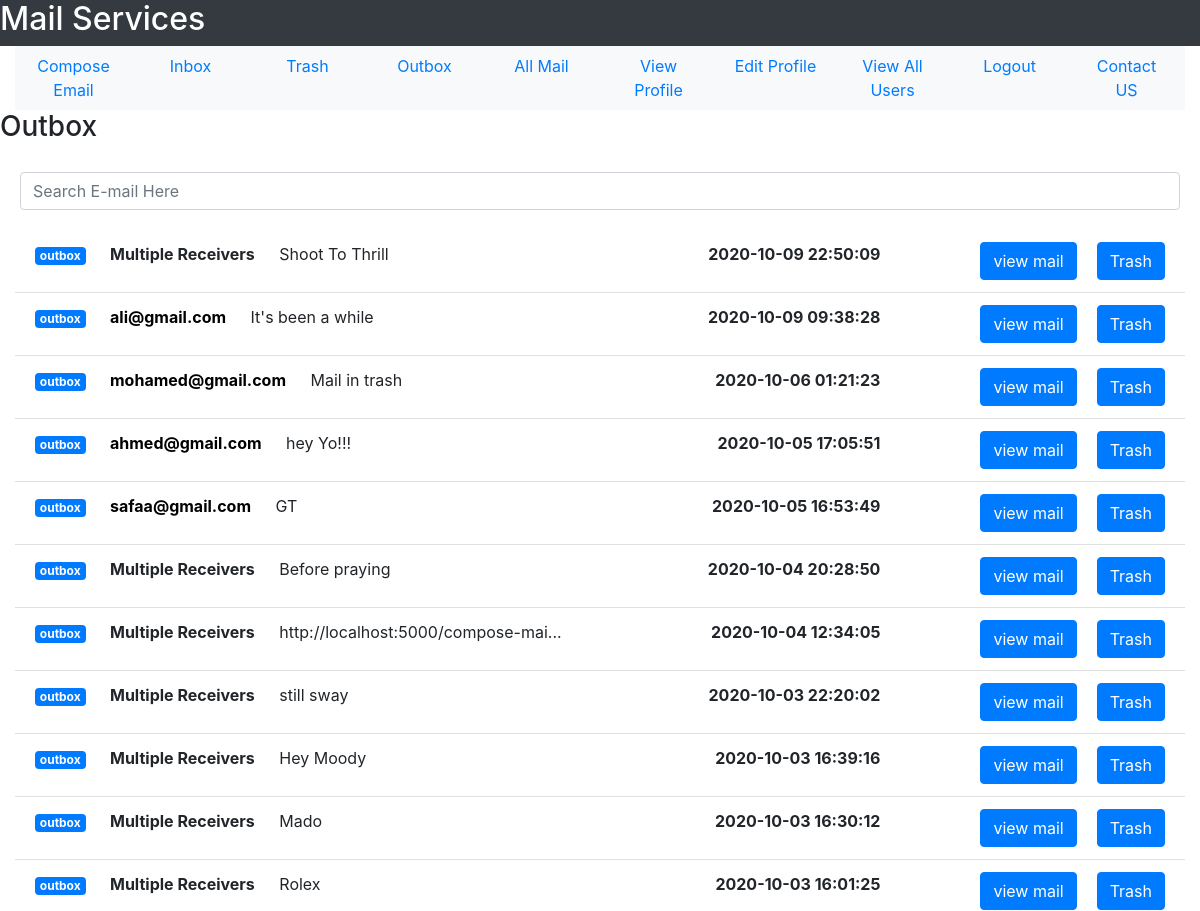
The page /outbox (signed in, upper part) on the database as committed earlier.
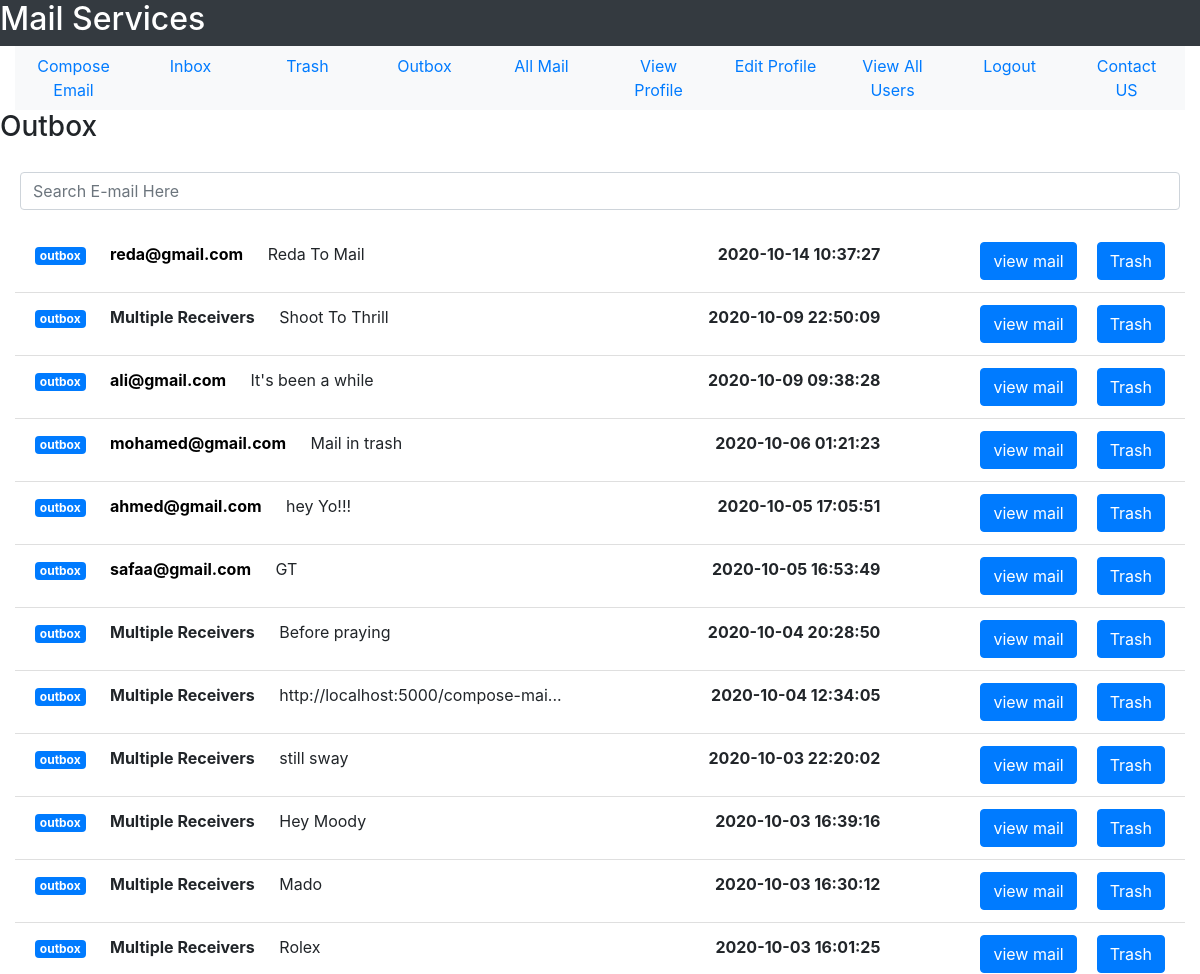
The same page on the database as committed later.
### tables this page shows
CREATE TABLE user(user_id INTEGER PRIMARY KEY, user_name TEXT NOT NULL, user_email TEXT NOT NULL, user_password TEXT  NOT NULL, user_gender TEXT NOT NULL, user_date_of_birth TEXT NOT NULL, user_city TEXT NOT NULL, user_country TEXT NOT NULL, user_contact INTEGER, user_account_creation_date TEXT NOT NULL, user_active INTEGER DEFAULT 0 CHECK(user_active == 1 OR user_active == 0), UNIQUE(user_email));

CREATE TABLE mail(mail_id INTEGER PRIMARY KEY, sender_id INTEGER NOT NULL, receiver_id INTEGER NOT NULL, mail_subject TEXT, mail_body TEXT,  mail_date TEXT NOT NULL,mail_seen INTEGER DEFAULT 0 CHECK(mail_seen == 0 OR mail_seen == 1), sender_trashed INTEGER DEFAULT 0 CHECK(sender_trashed == 0 OR sender_trashed == 1), receiver_trashed INTEGER DEFAULT 0 CHECK(receiver_trashed == 0 OR receiver_trashed == 1), multiple_receivers INTEGER DEFAULT 0 CHECK(multiple_receivers == 0 OR multiple_receivers == 1), FOREIGN KEY(sender_id, receiver_id) REFERENCES user(user_id, user_id));

### User/User_Mail/user_mail.py (the view)
@user_mail_bp.route("/outbox")
def see_outbox():
    outbox = return_outbox(get_user_id(session["email"]))
    return render_template("User_Mail/outbox.html", outbox_mails = outbox)

### User/User_Mail/user_mail.py (called while the page is built)
def get_user_id(user_email):
    sqlite_connection = sqlite3.connect('MAIL_DB.db')
    select_user_query = """SELECT user_id FROM user WHERE user_email = ?;"""
    select_user_query_data = (user_email,)
    user_record = sqlite_connection.execute(select_user_query, select_user_query_data)
    user_id = 0
    for data in user_record:
        user_id = data[0]
    sqlite_connection.close()
    return user_id

def get_user_email(user_id):
    sqlite_connection = sqlite3.connect('MAIL_DB.db')
    select_user_query = """SELECT user_email FROM user WHERE user_id = ?;"""
    select_user_query_data = (user_id,)
    user_record = sqlite_connection.execute(select_user_query, select_user_query_data)
    user_email = ""
    for data in user_record:
        user_email = data[0]
    sqlite_connection.close()
    return user_email

def remove_milli_seconds(full_date):
    date = datetime.strptime(full_date, '%Y-%m-%d %H:%M:%S.%f')
    return date.strftime('%Y-%m-%d %H:%M:%S')

### User/User_Mail/templates/User_Mail/outbox.html (shortened to what this page needs)
<!DOCTYPE html>
<html lang = "en">
    <head>
        <link rel="stylesheet" href="https://maxcdn.bootstrapcdn.com/bootstrap/4.5.2/css/bootstrap.min.css">
    </head>
<body>
    <div class = "container-fluid">
    <div class = "row bg-dark text-white">
        <h2>Mail Services</h2>
    </div>
    <div>
        <ul class = "nav nav-justified bg-light">
            <li class = 'nav-item'>
                <a href = "{{url_for('user_mail_bp.compose_email')}}" class = 'nav-link'>Compose Email</a>
            </li>
            <li class = 'nav-item'>
                <a href = "{{url_for('user_mail_bp.see_inbox')}}" class = 'nav-link'>Inbox</a>
            </li>
            <li class = 'nav-item'>
                <a href = "{{url_for('user_mail_bp.trash')}}" class = 'nav-link'>Trash</a>
            </li>
            <li class = 'nav-item'>
                <a href = "{{url_for('user_mail_bp.see_outbox')}}" class = 'nav-link'>Outbox</a>
            </li>
            <li class = 'nav-item'>
                <a href = "{{url_for('user_mail_bp.see_all_mail')}}" class = 'nav-link'>All Mail</a>
            </li>
            <li class = 'nav-item'>
                <a href = "{{url_for('user_profile_bp.view_profile')}}" class = 'nav-link'>View Profile</a>
            </li>
            <li class = 'nav-item'>
                <a href = "{{url_for('user_profile_bp.edit_profile_form')}}" class = 'nav-link'>Edit Profile</a>
            </li>
            <li class = 'nav-item'>
                <a href = "{{url_for('user_profile_bp.view_all_users')}}" class = 'nav-link'>View All Users</a>
            </li>
            <li class = 'nav-item'>
                <a href = "{{url_for('user_profile_bp.logout')}}" class = 'nav-link'>Logout</a>
            </li>
            <li class = 'nav-item'>
                <a href = "{{url_for('user_profile_bp.contact_us')}}" class = 'nav-link'>Contact US</a>
            </li>
        </ul>
    </div>
    <div class = "row">
        <h3>Outbox</h3>
    </div>
    <div class = "row">
        <input type = "text" id = "searchBar" class = "form-control" placeholder = "Search E-mail Here" style = "margin: 20px;">
    </div>
    <div>
       <ul class = "list-group list-group-flush">
           {% for mail in outbox_mails %}
           <li class = "list-group-item">
               <span class = "badge badge-primary">outbox</span>
               {% if mail["receiver_mail"] != "Multiple Receivers"%}
                    <a href = "{{url_for('user_mail_bp.compose_to_email', user_mail = mail['receiver_mail'])}}" style = "color: black;">
                        <strong style = "margin-left: 20px;" id = "userMail">{{mail['receiver_mail']}}</strong>
                    </a>
                {% else %}
                    <strong style = "margin-left: 20px;" id = "userMail">{{mail['receiver_mail']}}</strong>
                {% endif %}
               <span style = "margin-left: 20px;" id = "mailSubject">{{mail['mail_subject']}}</span>
               <a href = "{{url_for('user_mail_bp.outbox_to_trash', mail_id = mail['mail_id'])}}"
               class = "btn btn-primary float-right" style = "margin-left: 20px;">Trash</a>
               <a href = "{{url_for('user_mail_bp.view_mail', mail_id = mail['mail_id'])}}"
               class = "btn btn-primary float-right">view mail</a>
               <strong style = "margin-right: 100px;" class = "float-right">{{mail['mail_date']}}</strong>
           </li>
           {% endfor %}
       </ul>
    </div>
    </div>
</body>
</html>

Rows that differ between the two databases and show on the page:
now on this page (row unchanged): user: receiver_mail "reda@gmail.com"
added mail: mail_subject "Reda To Mail"
Other text that changed with them:
new list line: "outbox Trash view mail 2020-10-14 10:37:27"
